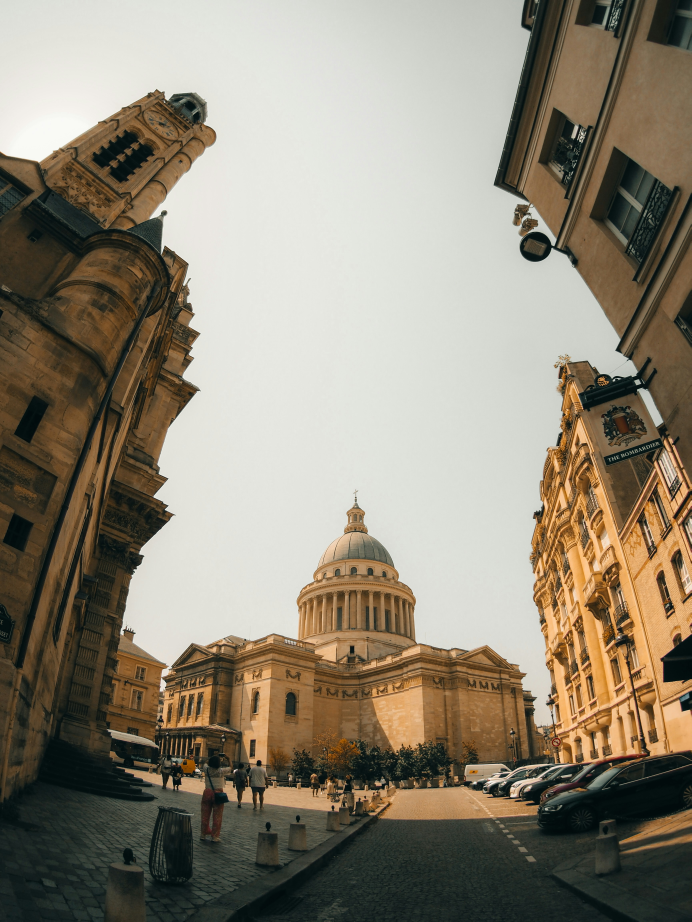
#> input picture input_images/lens-by-benji-_jF2nXuu9AA-unsplash.jpg, 3456 x 4608 px (shown at 1/5 size); its folder holds only this picture in this run
$ python image_resize.py
#> lines starting #> are read from the running program, lines starting #| are printed output that depends on the picture
import os
from PIL import Image

input_folder = "input_images"
output_folder = "output_images"
new_size = (400, 500)

if not os.path.exists(output_folder):
    os.makedirs(output_folder)

for file_name in os.listdir(input_folder):
    if file_name.lower().endswith(('.jpg', '.jpeg', '.png', '.webp')):
        img_path = os.path.join(input_folder, file_name)
        img = Image.open(img_path)
#> img is the input picture: PIL image 3456x4608 RGB; mean R, G, B 142.3, 133.9, 117.6

        resized_img = img.resize(new_size)
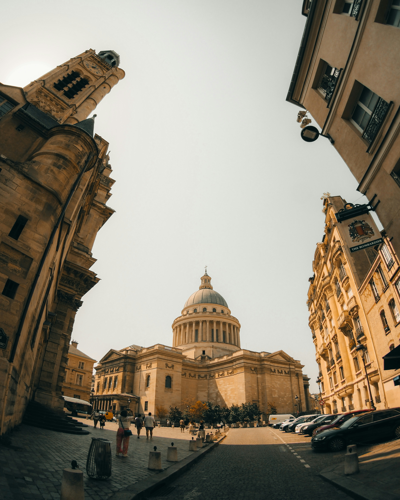
#> resized_img: PIL image 400x500 RGB; mean R, G, B 142.3, 133.9, 117.6

        save_path = os.path.join(output_folder, file_name)
        resized_img.save(save_path)

        print("Resized:", file_name)

print(" All images resized successfully!")
